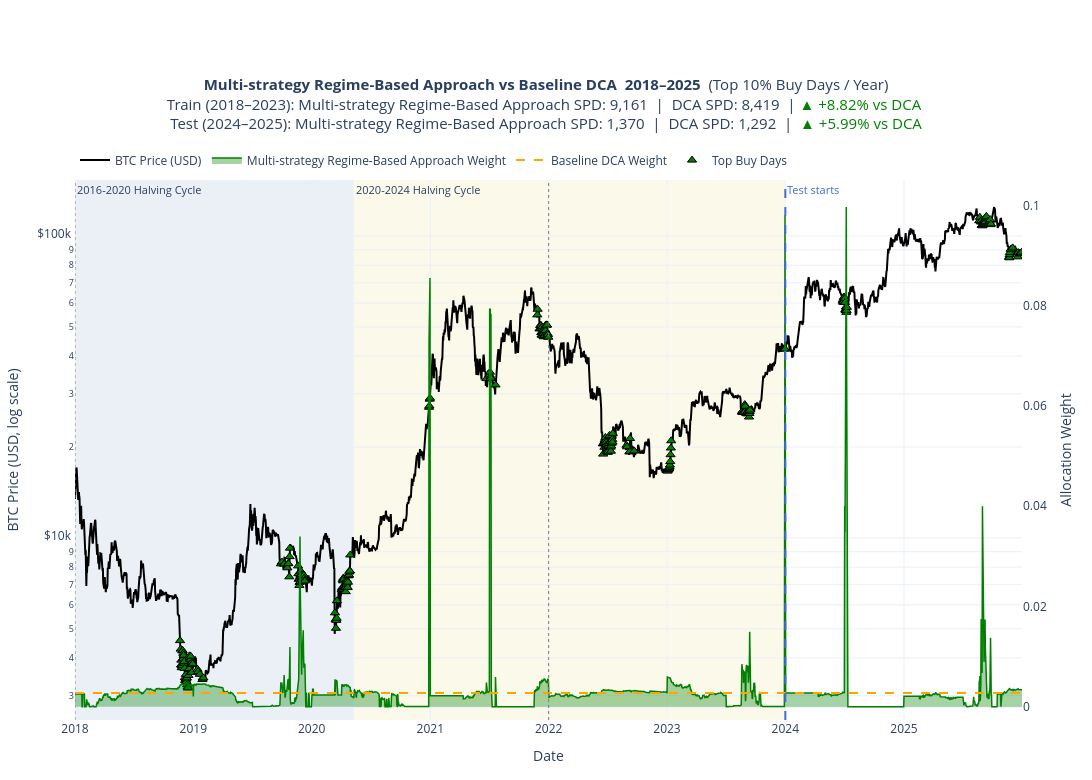

Here is the notebook cell this chart was saved with:
### Code cell
# ============================================================
# Cell 14: Full-period plot using merged train/test helper outputs
# ============================================================
# This cell uses the outputs from strategy_utils.run_year_by_year():
# - merged_train
# - merged_test
#
# The plot uses src.plots.plot_strategy_full_period(), so we do not need
# to manually rebuild strategy/baseline plotting columns.

required_names = [
    "merged_train",
    "merged_test",
    "plots",
]

missing_names = [name for name in required_names if name not in globals()]
if missing_names:
    raise NameError(
        "Please run Cell 11 first. Missing required object(s): "
        + ", ".join(missing_names)
    )

# Convert Polars output to pandas if needed.
merged_train_pd = (
    merged_train.to_pandas()
    if hasattr(merged_train, "to_pandas")
    else merged_train.copy()
)

merged_test_pd = (
    merged_test.to_pandas()
    if hasattr(merged_test, "to_pandas")
    else merged_test.copy()
)

combined_plot_df = (
    pd.concat(
        [
            merged_train_pd,
            merged_test_pd,
        ],
        ignore_index=True,
    )
    .sort_values("date")
    .reset_index(drop=True)
)

combined_plot_df["date"] = pd.to_datetime(combined_plot_df["date"])

cols = plots.StrategyColumns(
    weight="dynamic_weight",
    spd="sats_per_dollar_dynamic",
    sats_accum="sats_accum_dynamic",
)

# Full-period plot: train + test.
full_plot = plots.plot_strategy_full_period(
    combined_plot_df,
    cols,
    "Multi-strategy Regime-Based Approach",
    date_range=("2018-01-01", str(combined_plot_df["date"].max().date())),
    test_start_date="2024-01-01",
)

plt.show()

### Figure 1 — Plotly figure (JSON) as saved in the notebook; plotly's stock layout.template omitted (floating-point values rounded to 4 significant figures; data arrays with more than 128 entries replaced by an {"elided": "..."} marker saying what was removed)
{"data": [{"customdata": {"elided": "2920x8 mixed values"}, "hovertemplate": "<b>Date</b>: %{x|%Y-%m-%d}<br><b>Year</b>: %{customdata[0]}<br><b>Cycle</b>: %{customdata[1]}<br><b>BTC Price</b>: $%{y:,.2f}<br><b>Multi-strategy Regime-Based Approach Weight</b>: %{customdata[2]:.8f}<br><b>DCA Weight</b>: %{customdata[3]:.8f}<br><b>Multi-strategy Regime-Based Approach sats/$</b>: %{customdata[4]:,.2f}<br><b>DCA sats/$</b>: %{customdata[5]:,.2f}<br><b>Multi-strategy Regime-Based Approach sats accum.</b>: %{customdata[6]:,.2f}<br><b>DCA sats accum.</b>: %{customdata[7]:,.2f}<extra></extra>", "line": {"color": "black", "width": 2}, "mode": "lines", "name": "BTC Price (USD)", "type": "scatter", "x": {"elided": "2920 str values"}, "y": {"elided": "2920 float values"}, "yaxis": "y"}, {"customdata": {"elided": "2920x5 mixed values"}, "fill": "tozeroy", "fillcolor": "rgba(0, 128, 0, 0.35)", "hovertemplate": "<b>Date</b>: %{x|%Y-%m-%d}<br><b>Year</b>: %{customdata[0]}<br><b>Cycle</b>: %{customdata[1]}<br><b>Multi-strategy Regime-Based Approach Weight</b>: %{y:.8f}<br><b>BTC Price</b>: $%{customdata[2]:,.2f}<br><b>Multi-strategy Regime-Based Approach sats/$</b>: %{customdata[3]:,.2f}<br><b>Multi-strategy Regime-Based Approach sats accum.</b>: %{customdata[4]:,.2f}<extra></extra>", "line": {"color": "green", "width": 1.5}, "mode": "lines", "name": "Multi-strategy Regime-Based Approach Weight", "type": "scatter", "x": {"elided": "2920 str values"}, "y": {"elided": "2920 float values"}, "yaxis": "y2"}, {"customdata": {"elided": "2920x5 mixed values"}, "hovertemplate": "<b>Date</b>: %{x|%Y-%m-%d}<br><b>Year</b>: %{customdata[0]}<br><b>Cycle</b>: %{customdata[1]}<br><b>DCA Weight</b>: %{y:.8f}<br><b>BTC Price</b>: $%{customdata[2]:,.2f}<br><b>DCA sats/$</b>: %{customdata[3]:,.2f}<br><b>DCA sats accum.</b>: %{customdata[4]:,.2f}<extra></extra>", "line": {"color": "orange", "dash": "dash", "width": 2}, "mode": "lines", "name": "Baseline DCA Weight", "type": "scatter", "x": {"elided": "2920 str values"}, "y": {"elided": "2920 float values"}, "yaxis": "y2"}, {"customdata": {"elided": "273x3 float values"}, "hovertemplate": "<b>Top Buy Date</b>: %{x|%Y-%m-%d}<br><b>Year</b>: %{customdata[0]}<br><b>BTC Price</b>: $%{y:,.2f}<br><b>Multi-strategy Regime-Based Approach Weight</b>: %{customdata[1]:.8f}<br><b>Year Threshold</b>: %{customdata[2]:.8f}<extra></extra>", "marker": {"color": "green", "line": {"color": "black", "width": 1}, "size": 8, "symbol": "triangle-up"}, "mode": "markers", "name": "Top Buy Days", "type": "scatter", "x": {"elided": "273 str values"}, "y": {"elided": "273 float values"}, "yaxis": "y"}], "layout": {"annotations": [{"font": {"size": 11}, "showarrow": false, "text": "2016-2020 Halving Cycle", "x": "2018-01-01T00:00:00", "xanchor": "left", "xref": "x", "y": 1, "yanchor": "top", "yref": "y domain"}, {"font": {"size": 11}, "showarrow": false, "text": "2020-2024 Halving Cycle", "x": "2020-05-11T00:00:00", "xanchor": "left", "xref": "x", "y": 1, "yanchor": "top", "yref": "y domain"}, {"font": {"color": "royalblue", "size": 11}, "showarrow": false, "text": "Test starts", "x": 1704067200000, "xanchor": "left", "xref": "x", "y": 1, "yanchor": "top", "yref": "y domain"}], "height": 780, "hovermode": "x unified", "legend": {"orientation": "h", "x": 0, "xanchor": "left", "y": 1.01, "yanchor": "bottom"}, "margin": {"b": 60, "l": 70, "r": 70, "t": 180}, "shapes": [{"fillcolor": "rgba(176, 196, 222, 0.25)", "layer": "below", "line": {"width": 0}, "opacity": 1, "type": "rect", "x0": "2018-01-01T00:00:00", "x1": "2020-05-10T00:00:00", "xref": "x", "y0": 0, "y1": 1, "yref": "y domain"}, {"fillcolor": "rgba(238, 232, 170, 0.25)", "layer": "below", "line": {"width": 0}, "opacity": 1, "type": "rect", "x0": "2020-05-11T00:00:00", "x1": "2023-12-31T00:00:00", "xref": "x", "y0": 0, "y1": 1, "yref": "y domain"}, {"line": {"color": "gray", "dash": "dot", "width": 1}, "type": "line", "x0": "2010-08-16T00:00:00", "x1": "2010-08-16T00:00:00", "xref": "x", "y0": 0, "y1": 1, "yref": "y domain"}, {"line": {"color": "gray", "dash": "dot", "width": 1}, "type": "line", "x0": "2014-01-01T00:00:00", "x1": "2014-01-01T00:00:00", "xref": "x", "y0": 0, "y1": 1, "yref": "y domain"}, {"line": {"color": "gray", "dash": "dot", "width": 1}, "type": "line", "x0": "2018-01-01T00:00:00", "x1": "2018-01-01T00:00:00", "xref": "x", "y0": 0, "y1": 1, "yref": "y domain"}, {"line": {"color": "gray", "dash": "dot", "width": 1}, "type": "line", "x0": "2022-01-01T00:00:00", "x1": "2022-01-01T00:00:00", "xref": "x", "y0": 0, "y1": 1, "yref": "y domain"}, {"line": {"color": "royalblue", "dash": "dash", "width": 2}, "type": "line", "x0": 1704067200000, "x1": 1704067200000, "xref": "x", "y0": 0, "y1": 1, "yref": "y domain"}], "title": {"font": {"size": 15}, "text": "<b>Multi-strategy Regime-Based Approach vs Baseline DCA  2018–2025</b>  (Top 10% Buy Days / Year)<br>Train (2018–2023): Multi-strategy Regime-Based Approach SPD: 9,161  |  DCA SPD: 8,419  | <span style='color:green;'>▲ +8.82% vs DCA</span> <br>Test (2024–2025): Multi-strategy Regime-Based Approach SPD: 1,370  |  DCA SPD: 1,292  |  <span style='color:green;'>▲ +5.99% vs DCA</span>", "x": 0.5}, "width": 1450, "xaxis": {"range": ["2018-01-01T00:00:00", "2025-12-31T00:00:00"], "showgrid": true, "title": {"text": "Date"}}, "yaxis": {"showgrid": true, "side": "left", "tickprefix": "$", "title": {"text": "BTC Price (USD, log scale)"}, "type": "log"}, "yaxis2": {"overlaying": "y", "showgrid": false, "side": "right", "title": {"text": "Allocation Weight"}}}}
